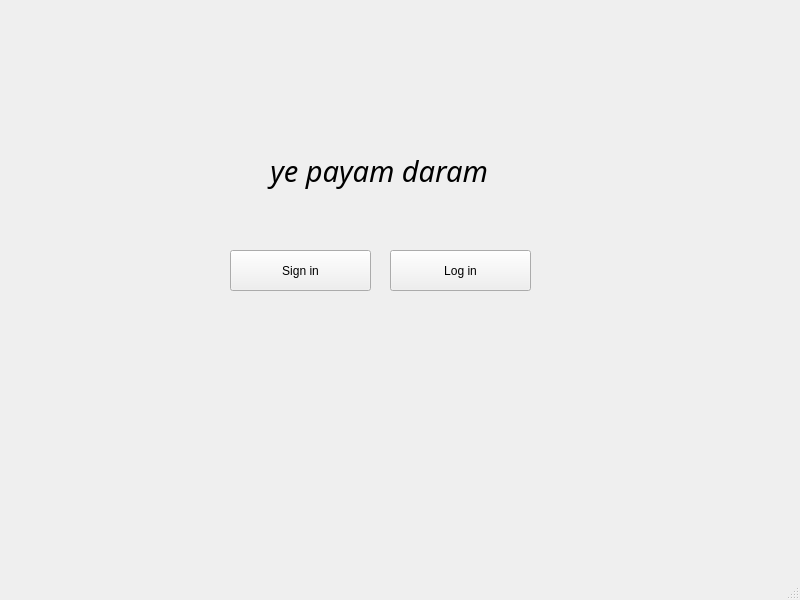
<?xml version="1.0" encoding="UTF-8"?>
<ui version="4.0">
 <class>MainWindow</class>
 <widget class="QMainWindow" name="MainWindow">
  <property name="geometry">
   <rect>
    <x>0</x>
    <y>0</y>
    <width>800</width>
    <height>600</height>
   </rect>
  </property>
  <property name="windowTitle">
   <string>MainWindow</string>
  </property>
  <widget class="QWidget" name="centralwidget">
   <widget class="QPushButton" name="signin_openwindow_Button">
    <property name="geometry">
     <rect>
      <x>230</x>
      <y>250</y>
      <width>141</width>
      <height>41</height>
     </rect>
    </property>
    <property name="text">
     <string>Sign in</string>
    </property>
   </widget>
   <widget class="QPushButton" name="Login_openwindow_Button">
    <property name="geometry">
     <rect>
      <x>390</x>
      <y>250</y>
      <width>141</width>
      <height>41</height>
     </rect>
    </property>
    <property name="text">
     <string>Log in</string>
    </property>
   </widget>
   <widget class="QLabel" name="label">
    <property name="geometry">
     <rect>
      <x>210</x>
      <y>110</y>
      <width>301</width>
      <height>121</height>
     </rect>
    </property>
    <property name="font">
     <font>
      <family>Monotype Corsiva</family>
      <pointsize>22</pointsize>
      <weight>50</weight>
      <italic>true</italic>
      <bold>false</bold>
     </font>
    </property>
    <property name="text">
     <string>        ye payam daram</string>
    </property>
   </widget>
  </widget>
  <widget class="QMenuBar" name="menubar">
   <property name="geometry">
    <rect>
     <x>0</x>
     <y>0</y>
     <width>800</width>
     <height>25</height>
    </rect>
   </property>
  </widget>
  <widget class="QStatusBar" name="statusbar"/>
 </widget>
 <resources/>
 <connections/>
</ui>
